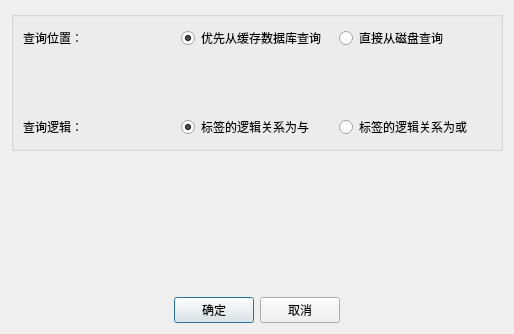
<?xml version="1.0" encoding="UTF-8"?>
<ui version="4.0">
 <class>DlgSearchConfig</class>
 <widget class="QDialog" name="DlgSearchConfig">
  <property name="geometry">
   <rect>
    <x>0</x>
    <y>0</y>
    <width>514</width>
    <height>334</height>
   </rect>
  </property>
  <property name="windowTitle">
   <string>查找条件</string>
  </property>
  <layout class="QGridLayout" name="gridLayout_5">
   <item row="0" column="0">
    <widget class="QGroupBox" name="groupBox">
     <property name="title">
      <string/>
     </property>
     <layout class="QGridLayout" name="gridLayout_4">
      <item row="0" column="0">
       <layout class="QGridLayout" name="gridLayout_2">
        <item row="0" column="0">
         <widget class="QLabel" name="label">
          <property name="text">
           <string>查询位置：</string>
          </property>
         </widget>
        </item>
        <item row="0" column="2">
         <widget class="QRadioButton" name="rbFromDisk">
          <property name="text">
           <string>直接从磁盘查询</string>
          </property>
          <attribute name="buttonGroup">
           <string notr="true">buttonGroup</string>
          </attribute>
         </widget>
        </item>
        <item row="0" column="1">
         <widget class="QRadioButton" name="rbFromCache">
          <property name="text">
           <string>优先从缓存数据库查询</string>
          </property>
          <property name="checked">
           <bool>true</bool>
          </property>
          <attribute name="buttonGroup">
           <string notr="true">buttonGroup</string>
          </attribute>
         </widget>
        </item>
       </layout>
      </item>
      <item row="1" column="0">
       <spacer name="verticalSpacer_2">
        <property name="orientation">
         <enum>Qt::Vertical</enum>
        </property>
        <property name="sizeHint" stdset="0">
         <size>
          <width>20</width>
          <height>45</height>
         </size>
        </property>
       </spacer>
      </item>
      <item row="2" column="0">
       <layout class="QGridLayout" name="gridLayout_3">
        <item row="0" column="0">
         <widget class="QLabel" name="label_2">
          <property name="text">
           <string>查询逻辑：</string>
          </property>
         </widget>
        </item>
        <item row="0" column="1">
         <widget class="QRadioButton" name="rbLogicAnd">
          <property name="text">
           <string>标签的逻辑关系为与</string>
          </property>
          <property name="checked">
           <bool>true</bool>
          </property>
          <attribute name="buttonGroup">
           <string notr="true">buttonGroup_2</string>
          </attribute>
         </widget>
        </item>
        <item row="0" column="2">
         <widget class="QRadioButton" name="rbLogicOr">
          <property name="text">
           <string>标签的逻辑关系为或</string>
          </property>
          <attribute name="buttonGroup">
           <string notr="true">buttonGroup_2</string>
          </attribute>
         </widget>
        </item>
       </layout>
      </item>
     </layout>
    </widget>
   </item>
   <item row="1" column="0">
    <spacer name="verticalSpacer">
     <property name="orientation">
      <enum>Qt::Vertical</enum>
     </property>
     <property name="sizeHint" stdset="0">
      <size>
       <width>20</width>
       <height>138</height>
      </size>
     </property>
    </spacer>
   </item>
   <item row="2" column="0">
    <layout class="QGridLayout" name="gridLayout">
     <item row="0" column="0">
      <spacer name="horizontalSpacer">
       <property name="orientation">
        <enum>Qt::Horizontal</enum>
       </property>
       <property name="sizeHint" stdset="0">
        <size>
         <width>40</width>
         <height>20</height>
        </size>
       </property>
      </spacer>
     </item>
     <item row="0" column="1">
      <widget class="QPushButton" name="btnOk">
       <property name="text">
        <string>确定</string>
       </property>
      </widget>
     </item>
     <item row="0" column="2">
      <widget class="QPushButton" name="btnCancel">
       <property name="text">
        <string>取消</string>
       </property>
      </widget>
     </item>
     <item row="0" column="3">
      <spacer name="horizontalSpacer_2">
       <property name="orientation">
        <enum>Qt::Horizontal</enum>
       </property>
       <property name="sizeHint" stdset="0">
        <size>
         <width>40</width>
         <height>20</height>
        </size>
       </property>
      </spacer>
     </item>
    </layout>
   </item>
  </layout>
 </widget>
 <resources/>
 <connections/>
 <buttongroups>
  <buttongroup name="buttonGroup_2"/>
  <buttongroup name="buttonGroup"/>
 </buttongroups>
</ui>
